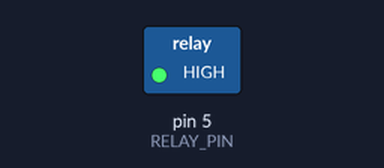
A sketch run on a simulated Arduino Uno, built with avr-gcc and run on an emulated ATmega328P. Parts: switched loads named in the sketch (green lamp = pin HIGH).

Above: at 2.5 s.
At 7.5 s:
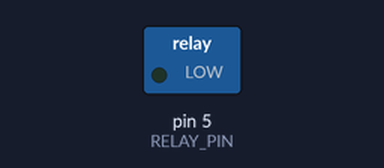
Timing chart, 0 to 13.0 s (numbered marks = the images above):
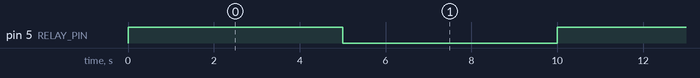

Measured:
- by itself, pin 5 (RELAY_PIN): alternates HIGH for 5.0 s and LOW for 5.0 s

The sketch:

relay.ino
```cpp
const int RELAY_PIN = 5;  // the Arduino pin, which connects to the IN pin of relay

// the setup function runs once when you press reset or power the board
void setup() {
  // initialize digital pin A5 as an output.
  pinMode(RELAY_PIN, OUTPUT);
}

// the loop function runs over and over again forever
void loop() {
  digitalWrite(RELAY_PIN, HIGH); // turn on fan 5 seconds
  delay(5000);
  digitalWrite(RELAY_PIN, LOW);  // turn off fan 5 seconds
  delay(5000);
}
 
```
